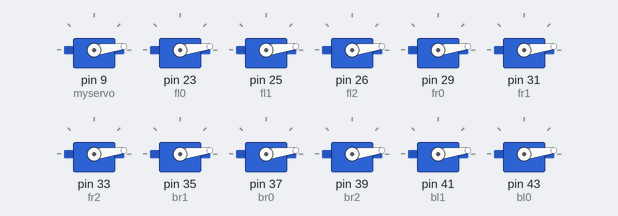
Bench run of a sketch on a simulated Arduino Mega 2560, built with avr-gcc and run on an emulated ATmega2560. Shown: 12 × servo.

Above: at 0.05 s.
At 0.35 s:
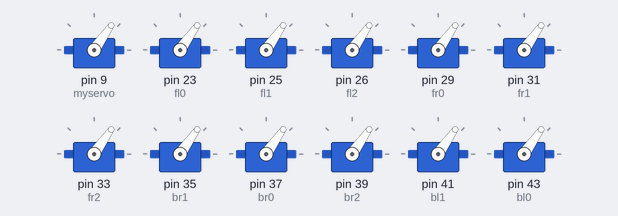
At 0.65 s:
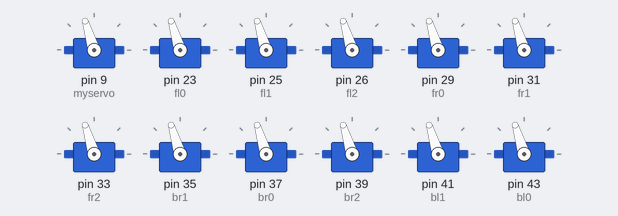
At 1.0 s:
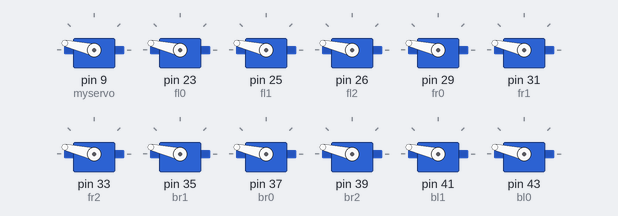
At 1.4 s:
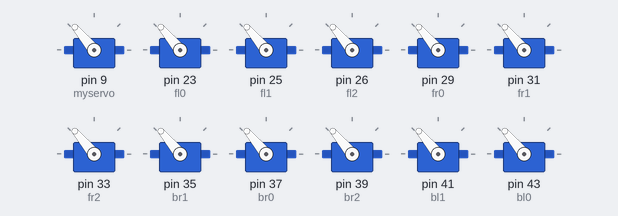
At 2.0 s:
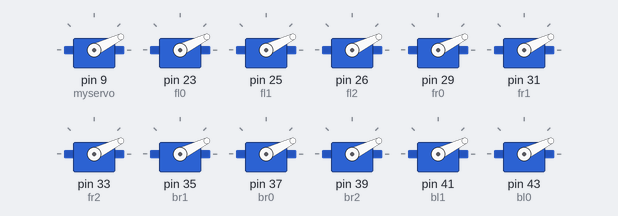
Timing chart, 0 to 5.0 s (numbered marks = the images above):
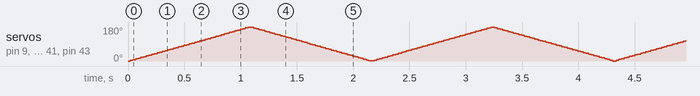

The sketch:

servo.ino
```cpp
//www.elegoo.com
//2016.12.08
#include <Servo.h>

Servo myservo;

Servo fl0;
Servo fl1;
Servo fl2;
Servo fr0;
Servo fr1;
Servo fr2;
Servo br1;
Servo br0;
Servo br2;
Servo bl1;
Servo bl0;
Servo bl2;
// create servo object to control a servo
// twelve servo objects can be created on most boards

int pos = 0;    // variable to store the servo position
int data;
void setup() {
  myservo.attach(9); // attaches the servo on pin 9 to the servo object

  fl0.attach(23);
  fl1.attach(25);
  fl2.attach(26);
  fr0.attach(29);
  fr1.attach(31);
  fr2.attach(33);
  br1.attach(35);
  br0.attach(37);
  br2.attach(39);
  bl1.attach(41);
  bl0.attach(43);
  bl2.attach(45);
  Serial.begin(9600);
}

void loop() {

  for (pos = 0; pos <= 180; pos += 1) { // goes from 0 degrees to 180 degrees
    // in steps of 1 degree
    myservo.write(pos);              // tell servo to go to position in variable 'pos'

      fl0.write(pos);
      fl1.write(pos);
      fl2.write(pos);
      fr0.write(pos);
      fr1.write(pos);
      fr2.write(pos);
      br0.write(pos);
      br1.write(pos);
      br2.write(pos);
      bl0.write(pos);
      bl1.write(pos);
      bl2.write(pos);
    delay(5);                       // waits 15ms for the servo to reach the position
  }
  for (pos = 180; pos >= 0; pos -= 1) { // goes from 180 degrees to 0 degrees
    myservo.write(pos);              // tell servo to go to position in variable 'pos'

      fl0.write(pos);
      fl1.write(pos);
      fl2.write(pos);
      fr0.write(pos);
      fr1.write(pos);
      fr2.write(pos);
      br0.write(pos);
      br1.write(pos);
      br2.write(pos);
      bl0.write(pos);
      bl1.write(pos);
      bl2.write(pos);
    delay(5);                       // waits 15ms for the servo to reach the position
  }
  /*
  data = Serial.parseInt();
  myservo.write(data);
  Serial.println(data);
  */
}
```
